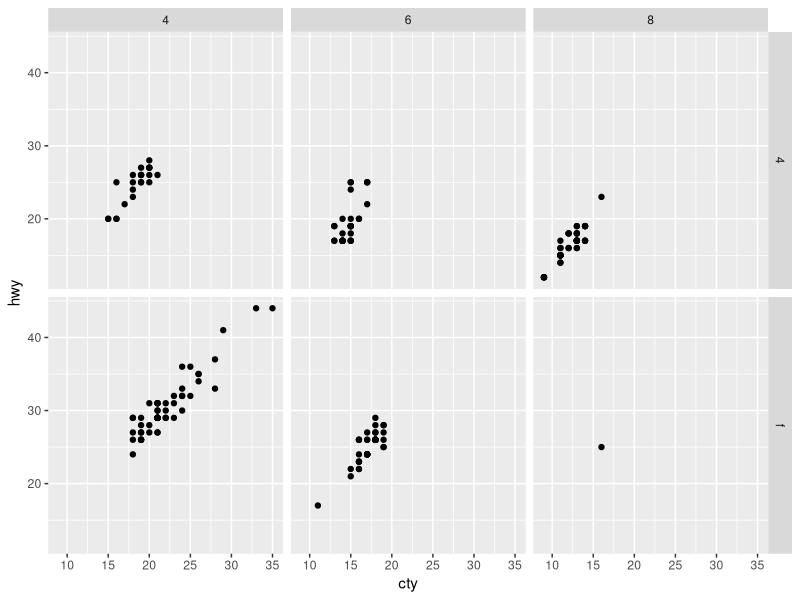
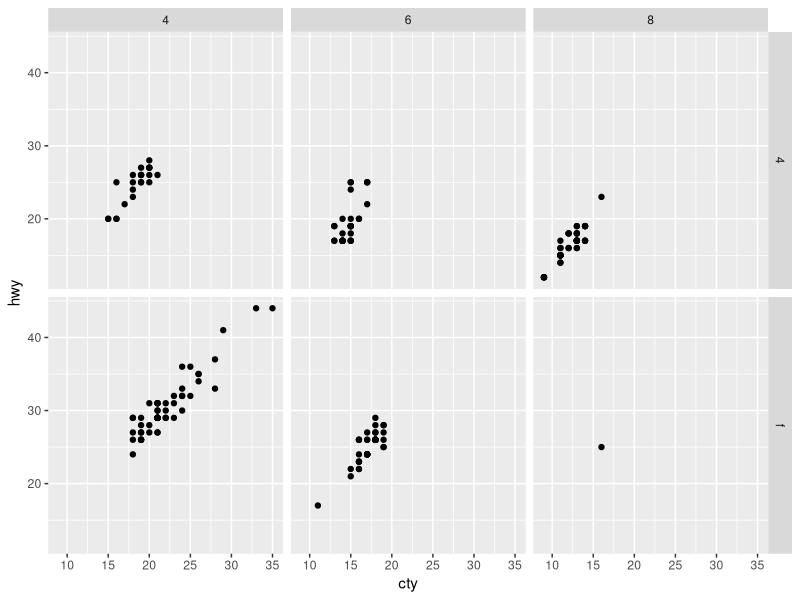
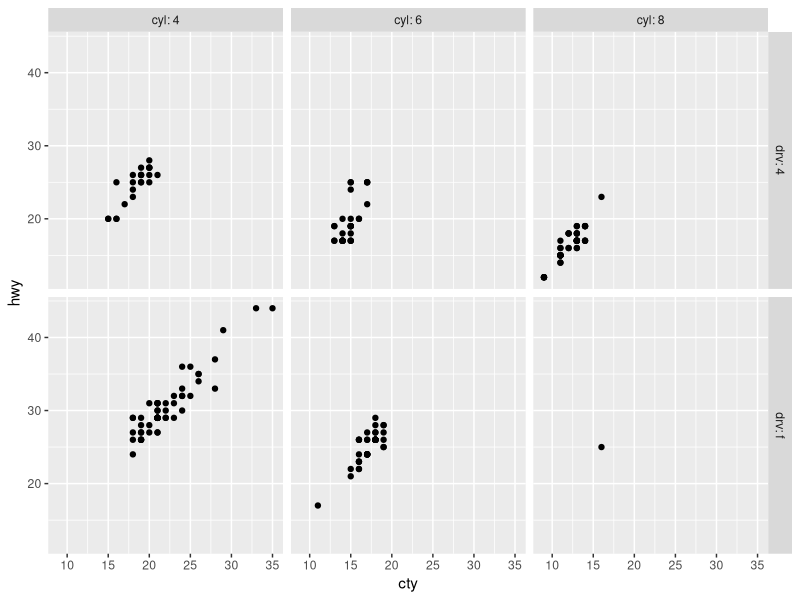
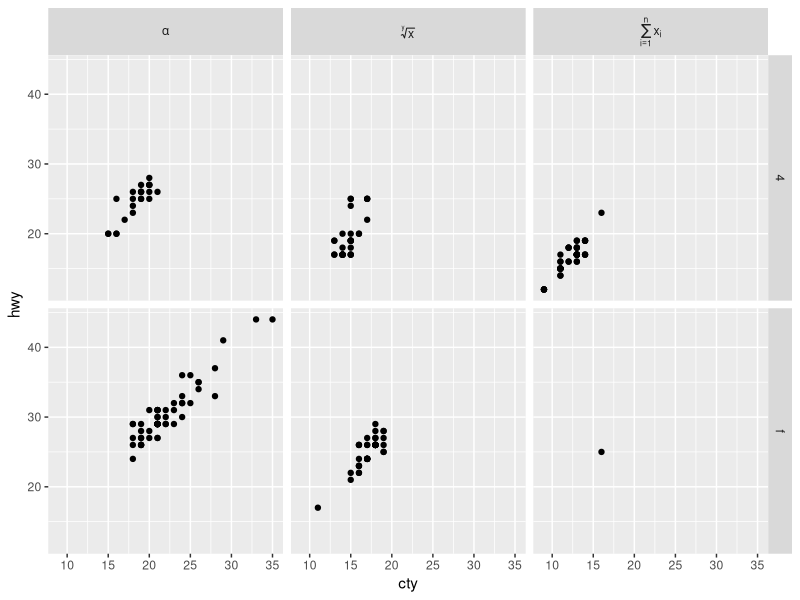
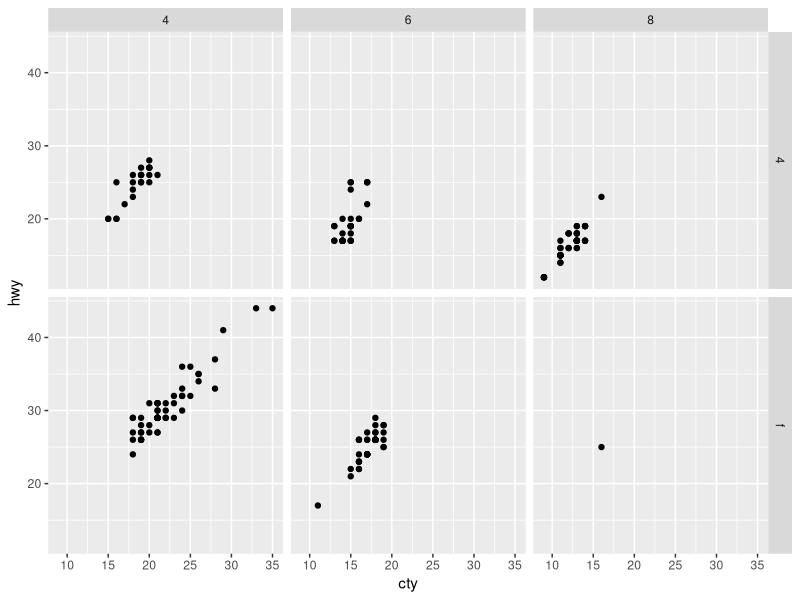
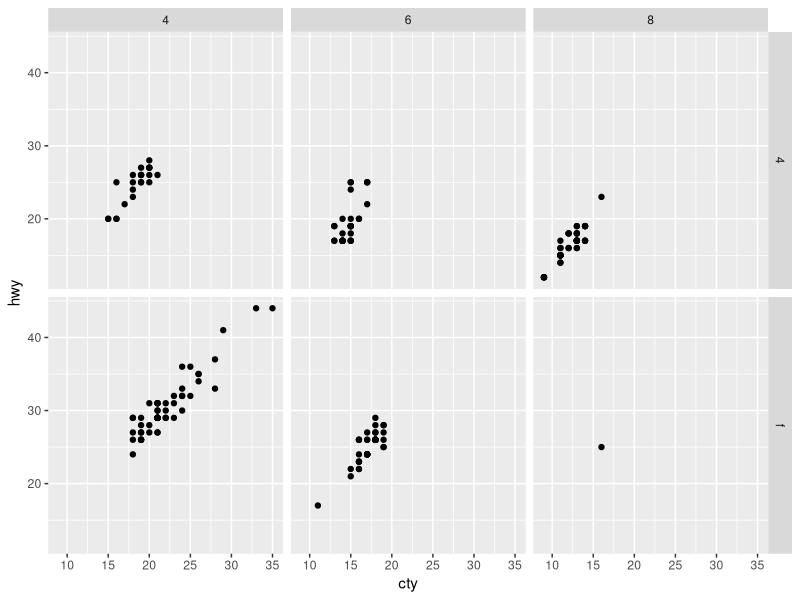
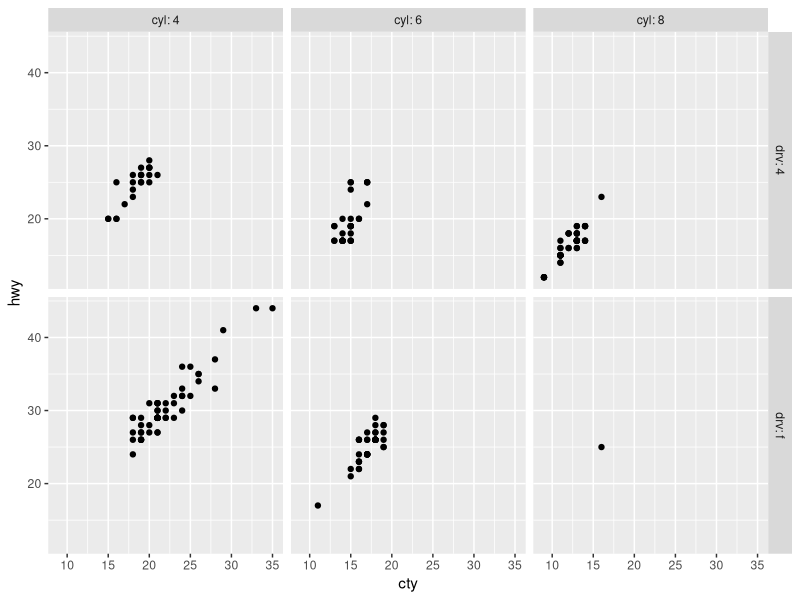
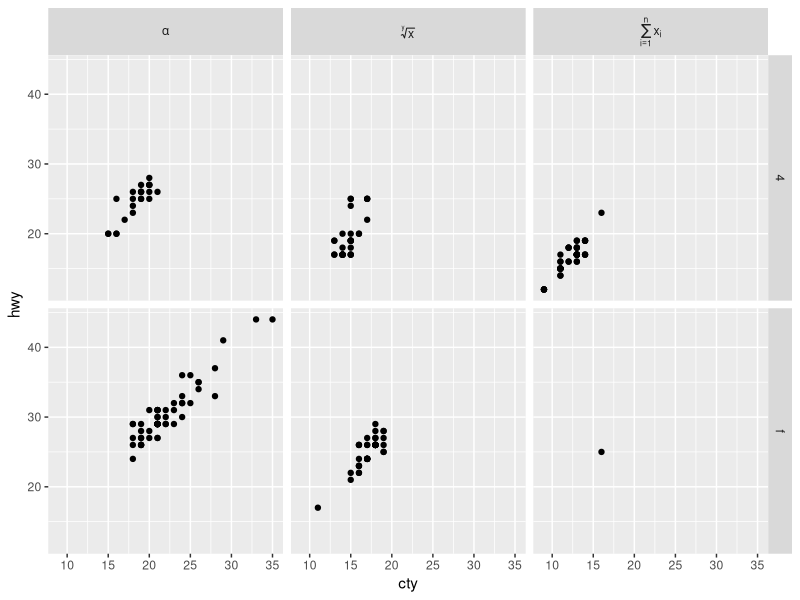

The R script that drew these images, in order: (Note: this script raises an error after producing the figures.)
library("ggplot2")

mpg2 <- subset(mpg, cyl != 5 & drv %in% c("4", "f"))
p <- qplot(cty, hwy, data = mpg2)

p + facet_grid(drv ~ cyl)
ggsave(filename = "base.png")

p + facet_grid(drv ~ cyl, labeller=label_value)
ggsave(filename = "label_value.png")

p + facet_grid(drv ~ cyl, labeller=label_both)
ggsave(filename = "label_both.png")

mpg3 <- transform(mpg2,
    cyl = factor(cyl, levels=c(4,6,8), labels=c("alpha", "sqrt(x, y)", "sum(x[i], i==1, n)")))
(p %+% mpg3) + facet_grid(drv ~ cyl, labeller=label_parsed)
ggsave(filename = "label_parsed.png")

p + facet_grid(drv ~ cyl, labeller=label_bquote())
ggsave(filename = "label_bquote.png")

p + facet_grid(drv ~ cyl, labeller=label_bquote(expr = alpha[.(x)]))
ggsave(filename = "label_bquote2.png")

label_wrap <- function(variable, value) {
  laply(strwrap(as.character(value), width=25, simplify=FALSE),
        paste, collapse="\n")
}

label_wrap_gen <- function(width = 25) {
    function(variable, value) {
      laply(strwrap(as.character(value), width=width, simplify=FALSE),
            paste, collapse="\n")
    }
}

mpg4 <- transform(mpg2,
    cyl = factor(cyl, levels=c(4,6,8),
        labels=c("These are cars that have 4 cylinders",
            "These are other cars that have 6 cylinders",
            "Here are some 8 cylinder cars if you want that many cylinders")))

(p %+% mpg4) + facet_grid(drv ~ cyl, labeller=label_wrap)
ggsave(filename = "label_wrap.png")

(p %+% mpg4) + facet_grid(drv ~ cyl, labeller=label_wrap_gen(width=15))
ggsave(filename = "label_wrap_gen.png")

(p %+% mpg4) + facet_grid(~ drv + cyl, labeller=label_wrap_gen(width=15))
ggsave(filename = "label_wrap_gen2.png")

